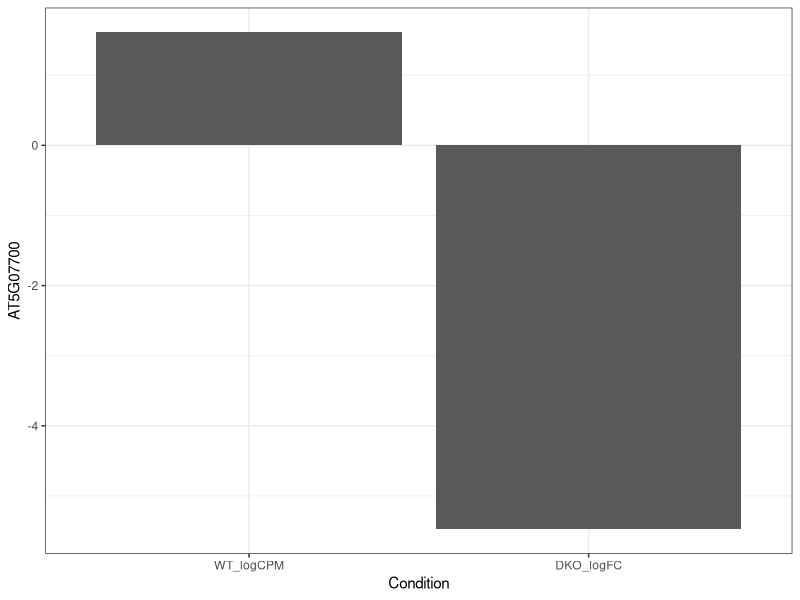

Generate this figure with R:
library(ggplot2)

MYB76_in_myb_DKO <- read.csv("MYB76_in_myb_DKO.csv")

MYB76_in_myb_DKO_plot <- ggplot(MYB76_in_myb_DKO, aes(x=Condition, y=AT5G07700)) + geom_bar(stat="identity") 

MYB76_in_myb_DKO_plot + scale_x_discrete(limits=c("WT_logCPM", "DKO_logFC")) + theme_bw()
